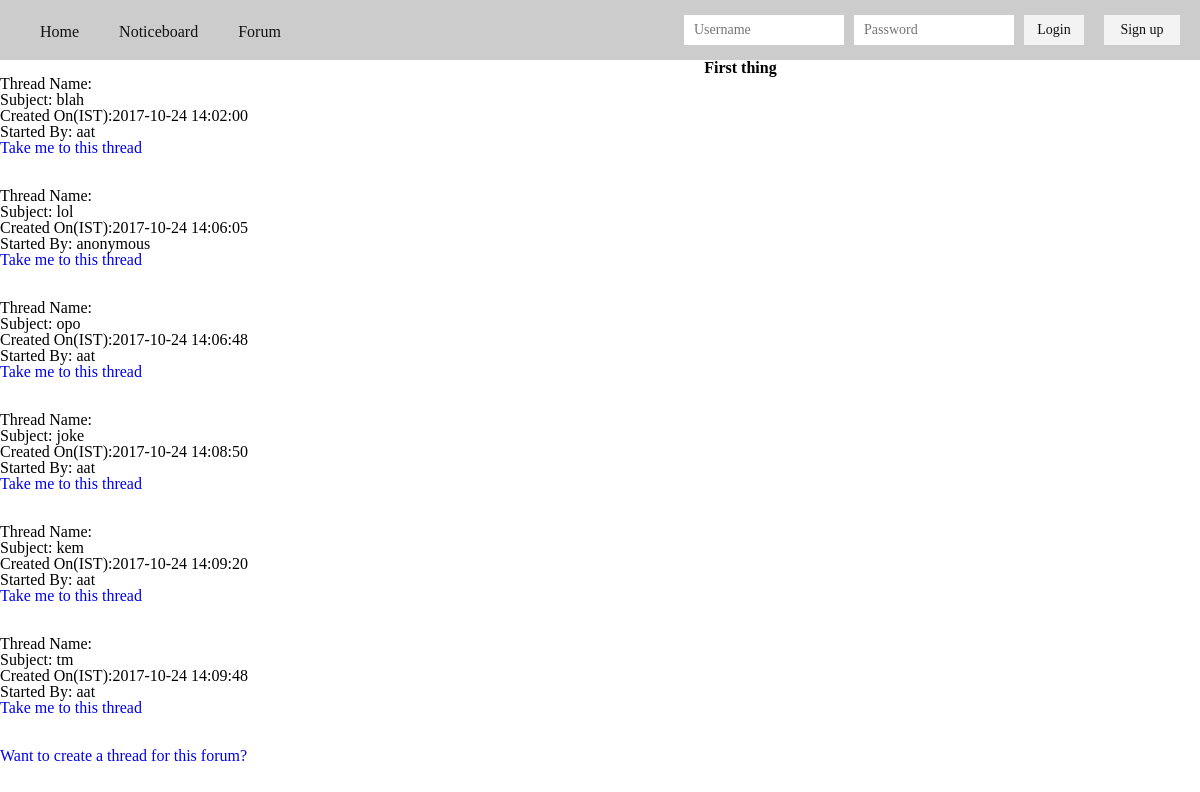
The page /forum/forum.php?id=1 (signed in) on the database its author committed.
### tables this page shows
CREATE TABLE `forum` (
  `id` int(11) NOT NULL,
  `name` varchar(200) NOT NULL,
  `description` varchar(2000) NOT NULL,
  `date_created` timestamp NOT NULL DEFAULT CURRENT_TIMESTAMP,
  `created_by` int(11) NOT NULL,
  `status` int(2) NOT NULL DEFAULT '1'
);

CREATE TABLE `thread` (
  `id` int(11) NOT NULL,
  `subject` varchar(10000) NOT NULL,
  `description` varchar(6000) NOT NULL,
  `started_by` varchar(100) NOT NULL,
  `created_on` timestamp NOT NULL DEFAULT CURRENT_TIMESTAMP,
  `anonymous` varchar(2) NOT NULL DEFAULT 'N',
  `status` int(10) NOT NULL DEFAULT '1',
  `forum_id` int(11) NOT NULL
);

CREATE TABLE `users` (
  `id` int(11) NOT NULL,
  `user_first` varchar(50) NOT NULL,
  `user_last` varchar(50) NOT NULL,
  `user_uid` varchar(50) NOT NULL,
  `user_pwd` varchar(10000) NOT NULL,
  `user_email` varchar(100) NOT NULL,
  `is_staff` varchar(2) NOT NULL DEFAULT 'N',
  `date_joined` timestamp NOT NULL DEFAULT CURRENT_TIMESTAMP,
  `last_login` datetime DEFAULT NULL,
  `is_superadmin` varchar(2) NOT NULL DEFAULT 'N',
  `user_status` int(11) NOT NULL DEFAULT '1'
);

### forum/forum.php (the view, shortened to what this page needs)
<?php
	include_once '../includes/dbh.inc.php';
	include_once '../includes/header.inc.php';
	$id = $_GET['id'];
	$ask_for_forum_name = "SELECT `name` from `forum` where `status` = 1 AND `id` = '$id'";
	$result_forum_name = $conn->query($ask_for_forum_name);
	$row_forum_name = $result_forum_name-> fetch_assoc();
	echo "<center><h3>".$row_forum_name['name']."</h3></center>";
	$sql = "SELECT * FROM `thread` WHERE `status` = 1 AND `forum_id` = '$id'";
	$result = $conn->query($sql);
	$resultCheck = mysqli_num_rows($result);
	?>
	<?php
	if ($resultCheck == 0) {
		echo "<center>It seems like there are no more active threads for this forum.<Volar Morghulis></center>";
	} else {
		while($row = $result->fetch_assoc()) {
		 	echo "Thread Name: ".$row['name']."<br/>Subject: ".$row['subject']."<br/>Created On(IST):".$row['created_on']."<br/>";
		 	if($row['anonymous'] == 'Y') echo "Started By: anonymous";
		 	else {
		 		$uid = $row['started_by'];
		 		$query = "SELECT `user_uid` FROM `users` WHERE `id` = $uid";
		 		$result_uid = mysqli_query($conn, $query);
		 		$row_uid = mysqli_fetch_assoc($result_uid);
		 		$uname = $row_uid['user_uid'];
		 		echo "Started By: ".$uname;
		 	}
		 	echo "<br/><a href = thread.php?id=".$row['id'].">Take me to this thread</a><br/>";
		 }
	}
	echo "<a href = createthread.php?id=".$id.">Want to create a thread for this forum?</a>";
	?>

### includes/header.inc.php (shortened to what this page needs)
<!DOCTYPE html>
<html>
<head>
	<link rel="stylesheet" type="text/css" href="/StudentsLifeLine/style.css">
</head>
<body>
<header>
	<nav>
		<div class="main-wrapper">
			<ul>
				<li><a href="/StudentsLifeLine/index.php">Home</a></li>
				<li><a href="/StudentsLifeLine/noticeb.php">Noticeboard</a></li>
				<li><a href="/StudentsLifeLine/forum/showforums.php">Forum</a></li>
			</ul>
			<div class="nav-login">
				<form action="includes/login.inc.php" method="POST">
					<input type="text" name="uid" placeholder="Username">
					<input type="password" name="pwd" placeholder="Password">
					<button type="submit" name="submit">Login</button>
					<a href='/StudentsLifeLine/signup.php'>Sign up</a>
				</form>
			</div>
		</div>
	</nav>
</header>
</body>
</html>

### style.css (style rules this page uses)
html, body, div, span, object, iframe, h1, h2, h3, h4, h5, h6, p, blockquote, pre, abbr, address, cite, code, del, dfn, em, img, ins, kbd, q, samp, small, strong, sub, sup, var, b, i, dl, dt, dd, ol, ul, li, fieldset, form, label, legend, table, caption, tbody, tfoot, thead, tr, th, td, article, aside, canvas, details, figcaption, figure, footer, header, hgroup, menu, nav, section, summary, time, mark, audio, video { margin:0; padding:0; border:0; outline:0; font-size:100%; vertical-align:baseline; background:transparent; }
body { line-height:1; }
article,aside,details,figcaption,figure, footer,header,hgroup,menu,nav,section { display:block; }
nav ul { list-style:none; }
a { margin:0; padding:0; font-size:100%; vertical-align:baseline; background:transparent; }
input, select { vertical-align:middle; }
a { text-decoration: none; }
body { background-color: #fff; }
header nav { width: 100%; height: 60px; background-color: #ccc; }
header nav ul { float: left; }
header nav ul li { float: left; list-style: none; }
header nav ul li a { font-family: calibri; font-size: 16px; color: #111; line-height: 63px; padding-left: 40px; }
header .nav-login { float:right; }
header .nav-login form { float:left; padding-top: 15px; }
header .nav-login form input { float:left; width: 140px; height: 30px; padding: 0px 10px; margin-right: 10px; border: none; background-color: #fff; font-family: calibri; font-size: 14px; color: #111; line-height: 30px; }
header .nav-login form button { float:left; width: 60px; height: 30px; margin-right: 20px; border: none; background-color: #f3f3f3; font-family: calibri; font-size: 14px; color: #111; cursor: pointer; }
header .nav-login form a { float:left; width: 60px; height: 14px; margin-right: 20px; border: none; background-color: #f3f3f3; font-family: calibri; font-size: 14px; color: #111; cursor: pointer; text-align: center; padding: 8px; }
header .nav-login a { font-family: calibri; color: #111; cursor: pointer; }

### rows shown on the page
forum: name "First thing"
thread: subject "blah", created_on "2017-10-24 14:02:00", users.user_uid "aat"
thread: subject "lol", created_on "2017-10-24 14:06:05", anonymous "Started By: anonymous"
thread: subject "opo", created_on "2017-10-24 14:06:48", users.user_uid "aat"
thread: subject "joke", created_on "2017-10-24 14:08:50", users.user_uid "aat"
thread: subject "kem", created_on "2017-10-24 14:09:20", users.user_uid "aat"
thread: subject "tm", created_on "2017-10-24 14:09:48", users.user_uid "aat"
